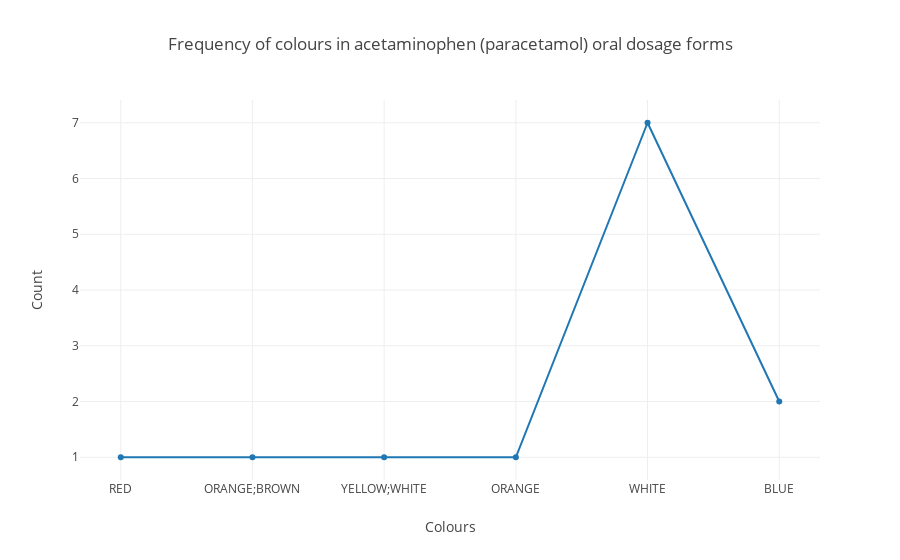

The cell this chart's notebook holds for it:
### Markdown cell above
##### **Plotting Polars dataframe in Plotly.rs**

For the x-axis, eventually, I reverted for manual input due to the issue mentioned in the background section. So the colours from the "Colour" column were stored in a vector set up manually, rather than coming directly from the dataframe. While searching for answers, I've also learnt several other tricks, although not really solving the problem, they might still be useful in the future. For the y-axis, the ndarray for the "count" column was converted into a vector first before being fed into the trace (graph module), and thankfully the plot worked nicely.

### Code cell
// MANUAL method:
// Use vec! macro to create new vectors to hold x variables (words as strings)
// Manually input the colour names (as ndarray is only for numbers)
let x = vec!["RED", "ORANGE;BROWN", "YELLOW;WHITE", "ORANGE", "WHITE", "BLUE"];

// Plot using ndarray, which is supported by Plotly.rs 
// Polars likely not supported yet
// Convert ndarray (holding counts as y variables) into vector 
let y = ndarray.column(1).to_vec();

// Use trace as a graph module,
// choose type of plots needed for x & y variables called
// Graph options e.g. Scatter, Line or Bar
let trace = Scatter::new(x, y);

// Set plot variable as mutable and initiate a plot
let mut plot = Plot::new();
// Add trace (graph) into the plot variable
plot.add_trace(trace);

// Specify the specs for plot
let layout = Layout::new()
    // Choose height of graph
    .height(500)
    // Name x-axis
    .x_axis(Axis::new().title(Title::new("Colours")))
    // Name y-axis
    .y_axis(Axis::new().title(Title::new("Count")))
    // Add title of graph
    .title(Title::new("Frequency of colours in acetaminophen (paracetamol) oral dosage forms"));

// Set the layout of the plot
plot.set_layout(layout);

// Display the plot in Jupyter Lab format 
// For Jupyter Notebook, use: plot.notebook_display();
plot.lab_display();
format!("EVCXR_BEGIN_CONTENT application/vnd.plotly.v1+json\n{}\nEVCXR_END_CONTENT", plot.to_json())

### Figure 1 — Plotly figure (JSON) as saved in the notebook; plotly's stock layout.template omitted (floating-point values rounded to 4 significant figures)
{"data": [{"type": "scatter", "x": ["RED", "ORANGE;BROWN", "YELLOW;WHITE", "ORANGE", "WHITE", "BLUE"], "y": [1, 1, 1, 1, 7, 2]}], "layout": {"autosize": true, "title": {"text": "Frequency of colours in acetaminophen (paracetamol) oral dosage forms"}, "xaxis": {"autorange": true, "range": [-0.3194, 5.319], "title": {"text": "Colours"}, "type": "category"}, "yaxis": {"autorange": true, "range": [0.5775, 7.422], "title": {"text": "Count"}, "type": "linear"}}}
